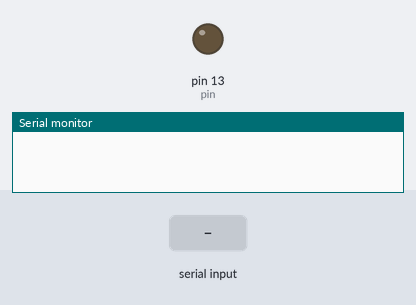
A sketch run on a simulated Arduino Uno, built with avr-gcc and run on an emulated ATmega328P. Parts: output pins drawn as LEDs (lit = HIGH), the last lines printed to the serial monitor. The inputs (shaded band) are chosen by the test bench.

Above: at 1.2 s.
1.3 s: "1" received over Serial
At 2.3 s:
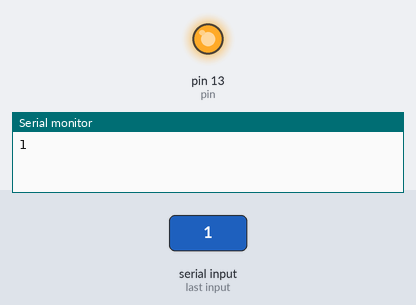
2.8 s: "0" received over Serial
At 3.4 s:
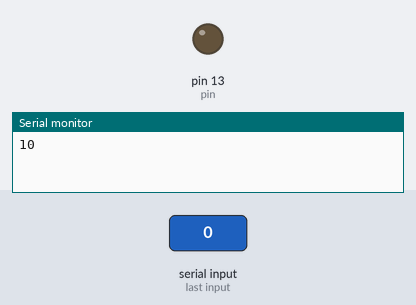
Timing chart, 0 to 5.8 s (numbered marks = the images above; inputs shaded):
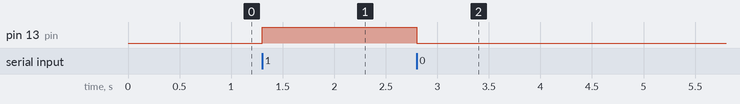

Measured:
- after the input at 1.3 s, pin 13 (pin): LOW → HIGH at once
- after the input at 2.8 s, pin 13 (pin): HIGH → LOW at once

The sketch:

arduino.ino
```cpp
int pin=13;
char serialData;
void setup() {
  // put your setup code here, to run once:
pinMode(pin,OUTPUT);
Serial.begin(9600);
}

void loop() {
if(Serial.available()>0){
  serialData = Serial.read();
  Serial.print(serialData);
}

if(serialData == '1'){
digitalWrite(13,HIGH);
}

if(serialData == '0'){
  digitalWrite(13,LOW);
}

}
```
